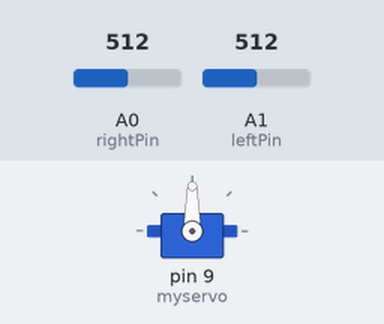
A sketch run on a simulated Arduino Uno, built with avr-gcc and run on an emulated ATmega328P. Shown: servo. The inputs (shaded band) are chosen by the test bench; at power-on: A0 (rightPin) = 512, A1 (leftPin) = 512.

Above: at 1.2 s.
1.3 s: A0 (rightPin) set to 716
At 2.1 s:
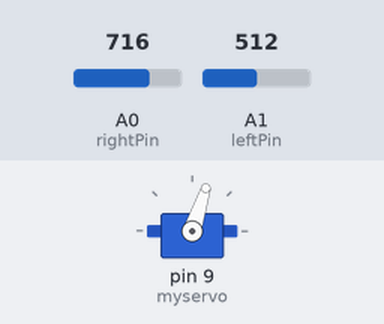
2.8 s: A1 (leftPin) set to 306
At 3.2 s:
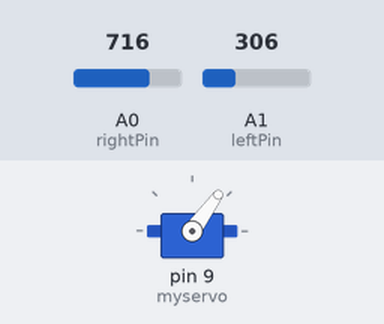
4.3 s: A0 (rightPin) set to 900
At 5.5 s:
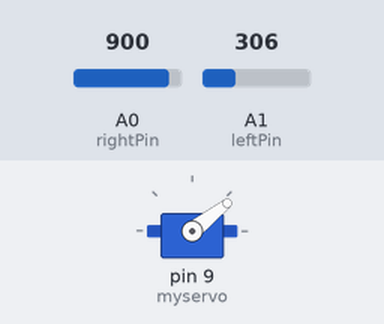
5.8 s: A1 (leftPin) set to 40
At 6.7 s:
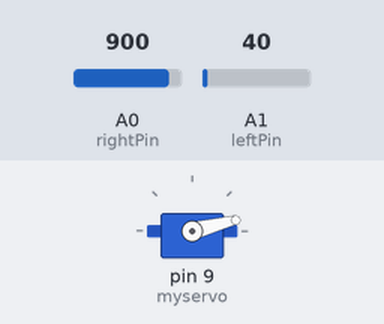
7.3 s: A1 (leftPin) set to 1023
At 7.9 s:
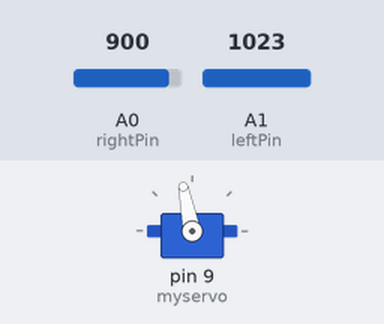
8.8 s: A0 (rightPin) set to 511
At 10.2 s:
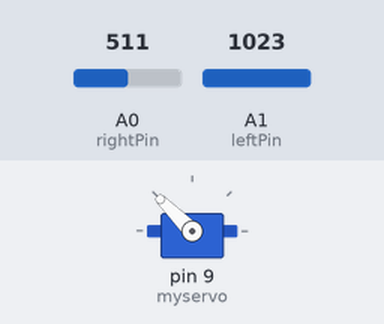
Timing chart, 0 to 11.3 s (numbered marks = the images above; inputs shaded):
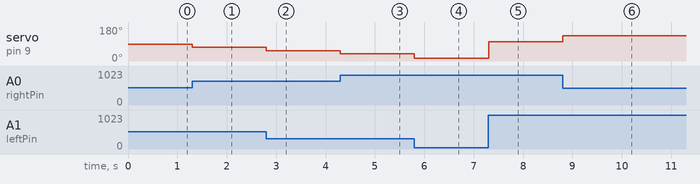

Measured:
- after the input at 1.3 s, servo on pin 9 (myservo): 90° → 72° at once
- after the input at 2.8 s, servo on pin 9 (myservo): 72° → 54° at once
- after the input at 4.3 s, servo on pin 9 (myservo): 54° → 38° at once
- after the input at 5.8 s, servo on pin 9 (myservo): 38° → 14° at once
- after the input at 7.3 s, servo on pin 9 (myservo): 14° → 101° at once
- after the input at 8.8 s, servo on pin 9 (myservo): 101° → 135° at once

The sketch:

SoundLocalizationServo_r1.ino
```cpp
//ECE4572 - Microcomputer-based Control Systems
//


#include <Servo.h>

Servo myservo;

int leftPin = A1;
int rightPin = A0;
int leftSensor = 0;
int rightSensor = 0;

int offset_right = 61;
int offset_left = 58;

int sample_size =2;

void setup() {

  analogReference(EXTERNAL);
  //Serial.begin(115200);
  myservo.attach(9);
}

void loop() {

  leftSensor = 0;
  rightSensor = 0;

  sample_sensors();

  int difference = leftSensor - rightSensor;

  if(abs(difference) >50)
  {
    //Sped of motor is controlled by the difference
    //between sensors
    myservo.write(map(difference, -512, 512, 0, 180));
  }
  else{
    myservo.write(90);
  }

/*Uncomment for debug
if(abs(difference) > 0)
  {
    Serial.print(leftSensor, DEC);
    Serial.print(",");
    Serial.println(rightSensor, DEC);
  }
*/
}

void sample_sensors()
{
    for(int i = 0; i < sample_size; i++)
  {
  leftSensor =+ (analogRead(leftPin) - offset_left);
  rightSensor =+ (analogRead(rightPin) - offset_right);
  }
  leftSensor = leftSensor/sample_size;
  rightSensor = rightSensor/sample_size;
}
```
